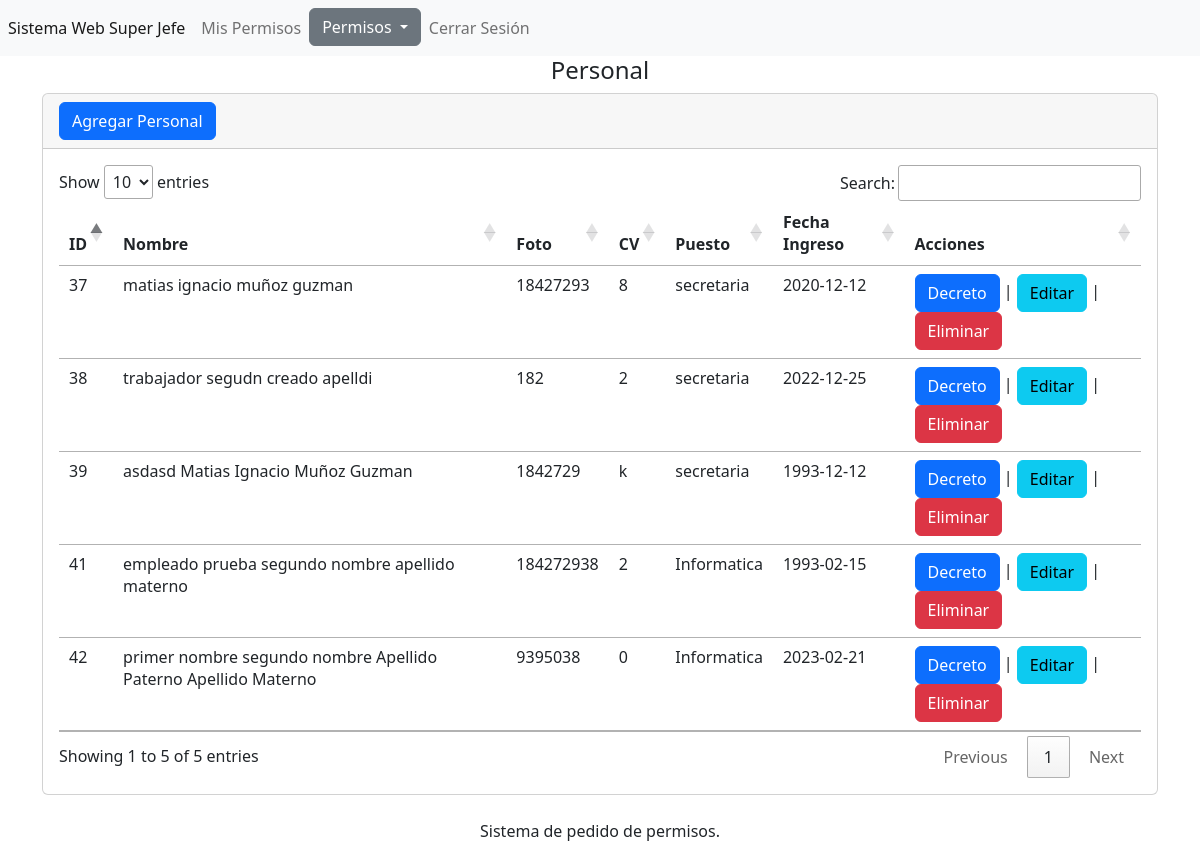
The app's page /secciones/empleados/index.php (signed in) with its own data.
### tables this page shows
CREATE TABLE `tbl_empleados` (
  `id` int(10) NOT NULL,
  `primernombre` varchar(255) NOT NULL,
  `segundonombre` varchar(255) NOT NULL,
  `primerapellido` varchar(255) NOT NULL,
  `segundoapellido` varchar(255) NOT NULL,
  `foto` int(255) NOT NULL,
  `cv` varchar(1) NOT NULL,
  `idpuesto` int(255) NOT NULL,
  `fechaingreso` date NOT NULL
);

### secciones/empleados/index.php (the view, shortened to what this page needs)
<?php
include ("../../bd.php");
$sentencia=$conexion->prepare("SELECT *,
(SELECT nombredelpuesto
FROM tbl_puestos
WHERE tbl_puestos.id=tbl_empleados.idpuesto limit 1) as puesto
from tbl_empleados");
$sentencia ->execute();
$lista_tbl_empleados=$sentencia->fetchALL(PDO::FETCH_ASSOC);
?>
<?php
switch($_SESSION['tipousuario']){
case 6:
  include("../../templates/super/header.php");
}
?>
<center><h4>Personal</h4></center>
<div class="card">
    <div class="card-header">
        <a name="" id="" class="btn btn-primary" href="crear.php" role="button">Agregar Personal</a>
    </div>
    <div class="card-body">
    <div class="table-responsive">
        <table class="table" id="tabla_id">
            <thead>
                <tr>
                    <th scope="col">ID</th>
                    <th scope="col">Nombre</th>
                    <th scope="col">Foto</th>
                    <th scope="col">CV</th>
                    <th scope="col">Puesto</th>
                    <th scope="col">Fecha Ingreso</th>
                    <th scope="col">Acciones</th>
                </tr>
            </thead>
            <tbody>
            <?php foreach($lista_tbl_empleados as $registro){?>
                <tr class="">
                    <td><?php echo $registro['id']; ?></td>
                    <td scope="row">
                     <?php echo $registro['primernombre']; ?>
                     <?php echo $registro['segundonombre']; ?>
                     <?php echo $registro['primerapellido']; ?>
                     <?php echo $registro['segundoapellido']; ?></td>
                    <td><?php echo $registro['foto']; ?></td>
                    <td><?php echo $registro['cv']; ?></td>
                    <td><?php echo $registro['puesto']; ?></td>
                    <td><?php echo $registro['fechaingreso']; ?></td>
                    <td><a name="" id="" class="btn btn-primary" href="decreto-administrativo.php?txtID=<?php echo$registro['id'] ?>" role="button">Decreto</a> |
                     <a class="btn btn-info" href="editar.php?txtID=<?php echo$registro['id'] ?>" role="button">Editar </a>
                <span>|
                <a class="btn btn-danger" href="javascript:borrar(<?php echo$registro['id'] ?>);" role="button">Eliminar </a></tr>
                <?php } ?>
            </tbody>
        </table>
    </div>
    </div>
</div>
<?php include("../../templates/footer.php"); ?>

### records on screen
tbl_empleados: id "37", primernombre "matias", segundonombre "ignacio", primerapellido "muñoz", segundoapellido "guzman", foto "18427293", cv "8", puesto "secretaria", fechaingreso "2020-12-12"
tbl_empleados: id "38", primernombre "trabajador", segundonombre "segudn", primerapellido "creado", segundoapellido "apelldi", foto "182", cv "2", puesto "secretaria", fechaingreso "2022-12-25"
tbl_empleados: id "39", primernombre "asdasd", segundonombre "Matias Ignacio", primerapellido "Muñoz", segundoapellido "Guzman", foto "1842729", cv "k", puesto "secretaria", fechaingreso "1993-12-12"
tbl_empleados: id "41", primernombre "empleado prueba", segundonombre "segundo nombre", primerapellido "apellido", segundoapellido "materno", foto "184272938", cv "2", puesto "Informatica", fechaingreso "1993-02-15"
tbl_empleados: id "42", primernombre "primer nombre", segundonombre "segundo nombre", primerapellido "Apellido Paterno", segundoapellido "Apellido Materno", foto "9395038", cv "0", puesto "Informatica", fechaingreso "2023-02-21"
